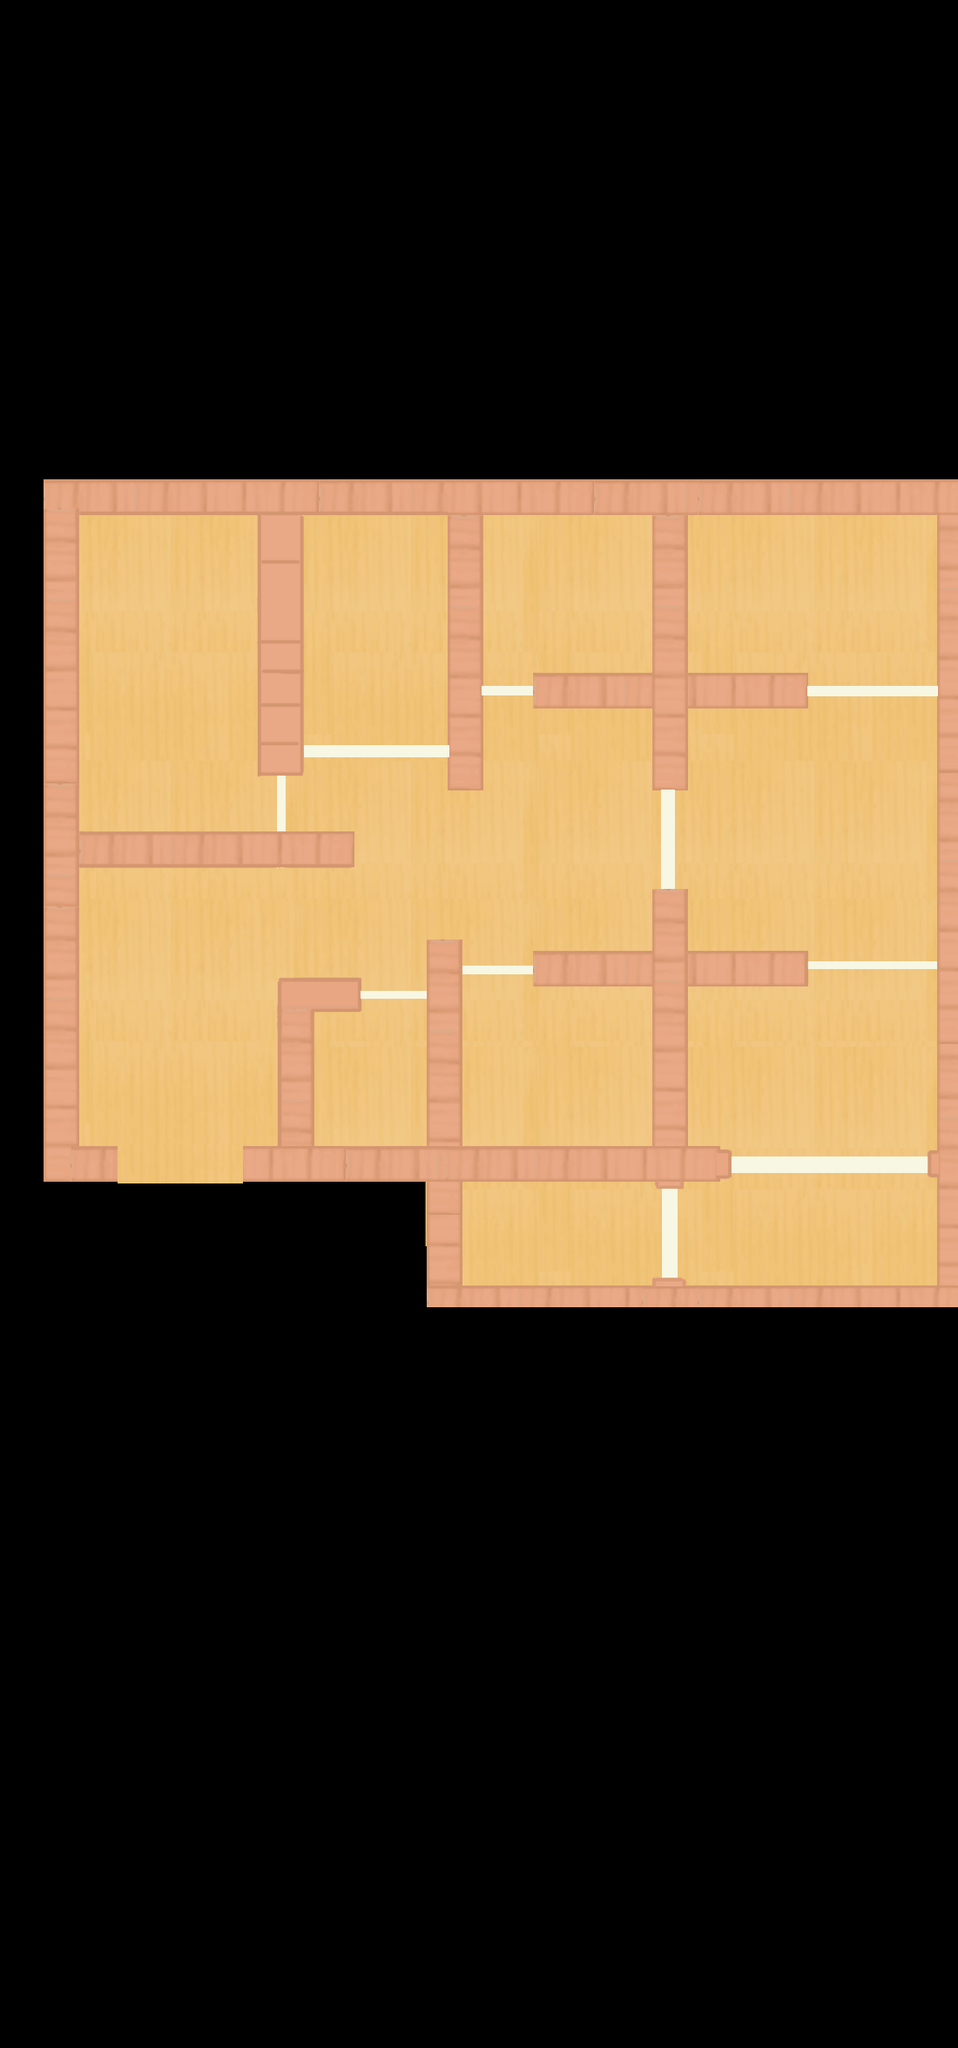

Below is a game level as drawn by its tile map, then a one-line description and the .tmx file that defines it, in full:
An orthogonal 22x47 tile map with 50x50 px tiles, 1 tile layer (Map), 1 hidden layer not drawn.

<map version="1.10" tiledversion="1.11.2" orientation="orthogonal" renderorder="right-down" width="22" height="47" tilewidth="50" tileheight="50" infinite="0" nextlayerid="3" nextobjectid="1">
 <tileset firstgid="1" source="map9.tsx" />
 <layer id="2" name="AStar" width="22" height="47" visible="0">
  <data encoding="csv">
379,379,379,379,379,379,379,379,379,379,379,379,379,379,379,379,379,379,379,379,379,379,
379,379,379,379,379,379,379,379,379,379,379,379,379,379,379,379,379,379,379,379,379,379,
379,379,379,379,379,379,379,379,379,379,379,379,379,379,379,379,379,379,379,379,379,379,
379,379,379,379,379,379,379,379,379,379,379,379,379,379,379,379,379,379,379,379,379,379,
379,379,379,379,379,379,379,379,379,379,379,379,379,379,379,379,379,379,379,379,379,379,
379,379,379,379,379,379,379,379,379,379,379,379,379,379,379,379,379,379,379,379,379,379,
379,379,379,379,379,379,379,379,379,379,379,379,379,379,379,379,379,379,379,379,379,379,
379,379,379,379,379,379,379,379,379,379,379,379,379,379,379,379,379,379,379,379,379,379,
379,379,379,379,379,379,379,379,379,379,379,379,379,379,379,379,379,379,379,379,379,379,
379,379,379,379,379,379,379,379,379,379,379,379,379,379,379,379,379,379,379,379,379,379,
379,379,379,379,379,379,379,379,379,379,379,379,379,379,379,379,379,379,379,379,379,379,
379,379,379,379,379,379,379,379,379,379,379,379,379,379,379,379,379,379,379,379,379,379,
379,379,0,0,0,0,379,0,0,0,379,0,0,0,0,379,0,0,0,0,0,379,
379,379,0,0,0,0,379,0,0,0,379,0,0,0,0,379,0,0,0,0,0,379,
379,379,0,0,0,0,379,0,0,0,379,0,0,0,0,379,0,0,0,0,0,379,
379,379,0,0,0,0,379,0,0,0,379,0,379,379,379,379,379,379,379,0,0,379,
379,379,0,0,0,0,379,0,0,0,379,0,0,0,0,379,0,0,0,0,0,379,
379,379,0,0,0,0,379,0,0,0,379,0,0,0,0,379,0,0,0,0,0,379,
379,379,0,0,0,0,0,0,0,0,0,0,0,0,0,0,0,0,0,0,0,379,
379,379,379,379,379,379,379,379,0,0,0,0,0,0,0,0,0,0,0,0,0,379,
379,379,0,0,0,0,0,0,0,0,0,0,0,0,0,379,0,0,0,0,0,379,
379,379,0,0,0,0,0,0,0,0,379,0,0,0,0,379,0,0,0,0,0,379,
379,379,0,0,0,0,379,379,0,0,379,0,379,379,379,379,379,379,379,0,0,379,
379,379,0,0,0,0,379,0,0,0,379,0,0,0,0,379,0,0,0,0,0,379,
379,379,0,0,0,0,379,0,0,0,379,0,0,0,0,379,0,0,0,0,0,379,
379,379,0,0,0,0,379,0,0,379,379,0,0,0,0,379,0,0,0,0,0,379,
379,379,379,0,0,379,379,379,379,379,379,379,379,379,379,379,379,0,0,0,0,379,
379,379,379,0,0,379,379,379,379,379,379,0,0,0,0,0,0,0,0,0,0,379,
0,0,0,0,0,0,379,379,379,379,379,0,0,0,0,0,0,0,0,0,0,379,
0,0,0,0,0,0,379,379,379,379,379,379,379,379,379,379,379,379,379,379,379,379,
379,379,379,379,379,379,379,379,379,379,379,379,379,379,379,379,379,379,379,379,379,379,
379,379,379,379,379,379,379,379,379,379,379,379,379,379,379,379,379,379,379,379,379,379,
379,379,379,379,379,379,379,379,379,379,379,379,379,379,379,379,379,379,379,379,379,379,
379,379,379,379,379,379,379,379,379,379,379,379,379,379,379,379,379,379,379,379,379,379,
379,379,379,379,379,379,379,379,379,379,379,379,379,379,379,379,379,379,379,379,379,379,
379,379,379,379,379,379,379,379,379,379,379,379,379,379,379,379,379,379,379,379,379,379,
379,379,379,379,379,379,379,379,379,379,379,379,379,379,379,379,379,379,379,379,379,379,
379,379,379,379,379,379,379,379,379,379,379,379,379,379,379,379,379,379,379,379,379,379,
379,379,379,379,379,379,379,379,379,379,379,379,379,379,379,379,379,379,379,379,379,379,
379,379,379,379,379,379,379,379,379,379,379,379,379,379,379,379,379,379,379,379,379,379,
379,379,379,379,379,379,379,379,379,379,379,379,379,379,379,379,379,379,379,379,379,379,
379,379,379,379,379,379,379,379,379,379,379,379,379,379,379,379,379,379,379,379,379,379,
379,379,379,379,379,379,379,379,379,379,379,379,379,379,379,379,379,379,379,379,379,379,
379,379,379,379,379,379,379,379,379,379,379,379,379,379,379,379,379,379,379,379,379,379,
379,379,379,379,379,379,379,379,379,379,379,379,379,379,379,379,379,379,379,379,379,379,
379,379,379,379,379,379,379,379,379,379,379,379,379,379,379,379,379,379,379,379,379,379,
379,379,379,379,379,379,379,379,379,379,379,379,379,379,379,379,379,379,379,379,379,379
</data>
 </layer>
 <layer id="1" name="Map" width="22" height="47">
  <data encoding="csv">
0,0,0,0,0,0,0,0,0,0,0,0,0,0,0,0,0,0,0,0,0,0,
0,0,0,0,0,0,0,0,0,0,0,0,0,0,0,0,0,0,0,0,0,0,
0,0,0,0,0,0,0,0,0,0,0,0,0,0,0,0,0,0,0,0,0,0,
0,0,0,0,0,0,0,0,0,0,0,0,0,0,0,0,0,0,0,0,0,0,
0,0,0,0,0,0,0,0,0,0,0,0,0,0,0,0,0,0,0,0,0,0,
0,0,0,0,0,0,0,0,0,0,0,0,0,0,0,0,0,0,0,0,0,0,
0,0,0,0,0,0,0,0,0,0,0,0,0,0,0,0,0,0,0,0,0,0,
0,0,0,0,0,0,0,0,0,0,0,0,0,0,0,0,0,0,0,0,0,0,
0,0,0,0,0,0,0,0,0,0,0,0,0,0,0,0,0,0,0,0,0,0,
0,0,0,0,0,0,0,0,0,0,0,0,0,0,0,0,0,0,0,0,0,0,
0,0,0,0,0,0,0,0,0,0,0,0,0,0,0,0,0,0,0,0,0,0,
0,1,2,3,4,5,6,7,8,9,10,11,12,13,14,15,16,17,18,19,20,21,
0,22,23,24,25,26,27,28,29,30,31,32,33,34,35,36,37,38,39,40,41,42,
0,43,44,45,46,47,48,49,50,51,52,53,54,55,56,57,58,59,60,61,62,63,
0,64,65,66,67,68,69,70,71,72,73,74,75,76,77,78,79,80,81,82,83,84,
0,85,86,87,88,89,90,91,92,93,94,95,96,97,98,99,100,101,102,103,104,105,
0,106,107,108,109,110,111,112,113,114,115,116,117,118,119,120,121,122,123,124,125,126,
0,127,128,129,130,131,132,133,134,135,136,137,138,139,140,141,142,143,144,145,146,147,
0,148,149,150,151,152,153,154,155,156,157,158,159,160,161,162,163,164,165,166,167,168,
0,169,170,171,172,173,174,175,176,177,178,179,180,181,182,183,184,185,186,187,188,189,
0,190,191,192,193,194,195,196,197,198,199,200,201,202,203,204,205,206,207,208,209,210,
0,211,212,213,214,215,216,217,218,219,220,221,222,223,224,225,226,227,228,229,230,231,
0,232,233,234,235,236,237,238,239,240,241,242,243,244,245,246,247,248,249,250,251,252,
0,253,254,255,256,257,258,259,260,261,262,263,264,265,266,267,268,269,270,271,272,273,
0,274,275,276,277,278,279,280,281,282,283,284,285,286,287,288,289,290,291,292,293,294,
0,295,296,297,298,299,300,301,302,303,304,305,306,307,308,309,310,311,312,313,314,315,
0,316,317,318,319,320,321,322,323,324,325,326,327,328,329,330,331,332,333,334,335,336,
0,337,338,339,340,341,342,343,344,345,346,347,348,349,350,351,352,353,354,355,356,357,
0,0,0,0,0,0,0,0,0,366,367,368,369,370,371,372,373,374,375,376,377,378,
0,0,0,0,0,0,0,0,0,387,388,389,390,391,392,393,394,395,396,397,398,399,
0,0,0,0,0,0,0,0,0,0,0,0,0,0,0,0,0,0,0,0,0,0,
0,0,0,0,0,0,0,0,0,0,0,0,0,0,0,0,0,0,0,0,0,0,
0,0,0,0,0,0,0,0,0,0,0,0,0,0,0,0,0,0,0,0,0,0,
0,0,0,0,0,0,0,0,0,0,0,0,0,0,0,0,0,0,0,0,0,0,
0,0,0,0,0,0,0,0,0,0,0,0,0,0,0,0,0,0,0,0,0,0,
0,0,0,0,0,0,0,0,0,0,0,0,0,0,0,0,0,0,0,0,0,0,
0,0,0,0,0,0,0,0,0,0,0,0,0,0,0,0,0,0,0,0,0,0,
0,0,0,0,0,0,0,0,0,0,0,0,0,0,0,0,0,0,0,0,0,0,
0,0,0,0,0,0,0,0,0,0,0,0,0,0,0,0,0,0,0,0,0,0,
0,0,0,0,0,0,0,0,0,0,0,0,0,0,0,0,0,0,0,0,0,0,
0,0,0,0,0,0,0,0,0,0,0,0,0,0,0,0,0,0,0,0,0,0,
0,0,0,0,0,0,0,0,0,0,0,0,0,0,0,0,0,0,0,0,0,0,
0,0,0,0,0,0,0,0,0,0,0,0,0,0,0,0,0,0,0,0,0,0,
0,0,0,0,0,0,0,0,0,0,0,0,0,0,0,0,0,0,0,0,0,0,
0,0,0,0,0,0,0,0,0,0,0,0,0,0,0,0,0,0,0,0,0,0,
0,0,0,0,0,0,0,0,0,0,0,0,0,0,0,0,0,0,0,0,0,0,
0,0,0,0,0,0,0,0,0,0,0,0,0,0,0,0,0,0,0,0,0,0
</data>
 </layer>
</map>